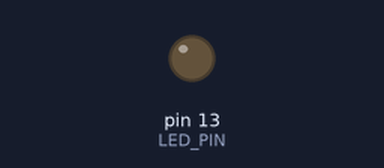
This sketch was run on a simulated Arduino Uno, built with avr-gcc and run on an emulated ATmega328P. Shown: output pins drawn as LEDs (lit = HIGH).

Above: at 1.4 s.
At 5.82 s:
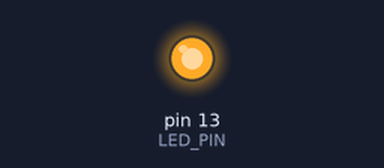
Timing chart, 0 to 6.8 s (numbered marks = the images above):
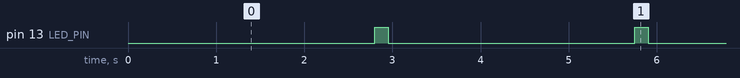

The sketch:

all_off.ino
```cpp
/*
  from rc switch examples

  https://github.com/sui77/rc-switch/

*/

#include <RCSwitch.h>
#define LED_PIN 13
#define TX_PIN 5


RCSwitch mySwitch = RCSwitch();

void setup() {

  Serial.begin(9600);

  mySwitch.enableTransmit(TX_PIN);

  // Optional set protocol (default is 1, will work for most outlets)
  // mySwitch.setProtocol(2);

  // Optional set pulse length.
  // mySwitch.setPulseLength(320);

  // Optional set number of transmission repetitions.
  mySwitch.setRepeatTransmit(15);

  pinMode(LED_PIN, OUTPUT);

}

void loop() {

  digitalWrite(LED_PIN, LOW);
  mySwitch.send(13976913, 24);
  mySwitch.send(13979985, 24);
  mySwitch.send(4436, 24);
  mySwitch.send(1364, 24);
  delay(1000);

  digitalWrite(LED_PIN, HIGH);
  delay(150);
}
```

Measured:
- by itself, pin 13 (LED_PIN): alternates HIGH for 0.15 s and LOW for 2.8 s
